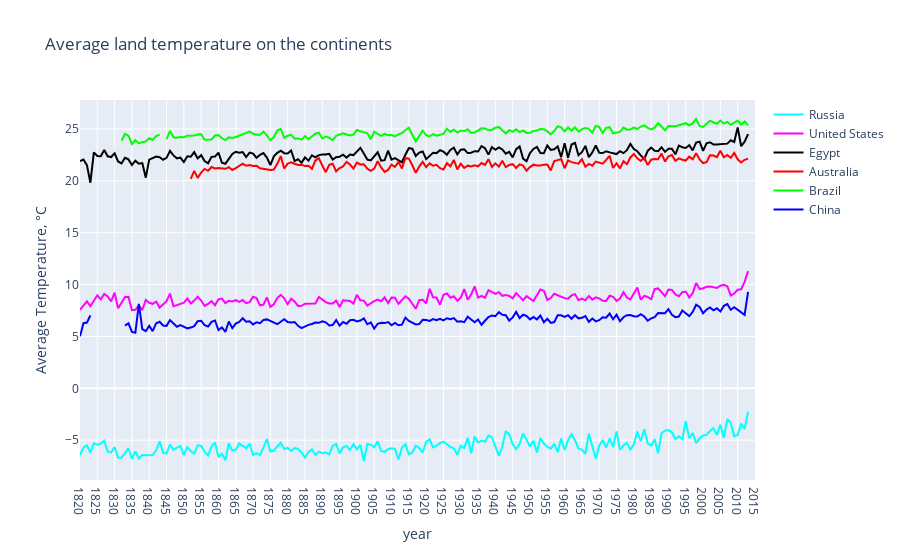

Source (notebook cell):
### Markdown cell above
### **Comparing a country from each continent**

### Code cell
continent = ['Russia', 'United States', 'Egypt','Australia', 'Brazil', 'China']
mean_temp_year_country = [ [0] * len(years[70:]) for i in range(len(continent))]
j = 0
for country in continent:
    all_temp_country = df_cntry_clear[df_cntry_clear['Country'] == country]
    i = 0
    for year in years[70:]:
        mean_temp_year_country[j][i] = all_temp_country[all_temp_country['dt'].apply(
                lambda x: x[:4]) == year]['AverageTemperature'].mean()
        i +=1
    j += 1

traces = []
colors = ['rgb(0, 255, 255)', 'rgb(255, 0, 255)', 'rgb(0, 0, 0)',
          'rgb(255, 0, 0)', 'rgb(0, 255, 0)', 'rgb(0, 0, 255)']
for i in range(len(continent)):
    traces.append(go.Scatter(
        x=years[70:],
        y=mean_temp_year_country[i],
        mode='lines',
        name=continent[i],
        line=dict(color=colors[i]),
    ))

layout = go.Layout(
    xaxis=dict(title='year'),
    yaxis=dict(title='Average Temperature, °C'),
    title='Average land temperature on the continents',)

fig = go.Figure(data=traces, layout=layout)
py.iplot(fig)

### Figure 1 — Plotly figure (JSON) as saved in the notebook; plotly's stock layout.template omitted (floating-point values rounded to 4 significant figures; data arrays with more than 128 entries replaced by an {"elided": "..."} marker saying what was removed)
{"data": [{"line": {"color": "rgb(0, 255, 255)"}, "mode": "lines", "name": "Russia", "type": "scatter", "x": {"elided": "196 str values"}, "y": {"elided": "196 float values"}}, {"line": {"color": "rgb(255, 0, 255)"}, "mode": "lines", "name": "United States", "type": "scatter", "x": {"elided": "196 str values"}, "y": {"elided": "196 float values"}}, {"line": {"color": "rgb(0, 0, 0)"}, "mode": "lines", "name": "Egypt", "type": "scatter", "x": {"elided": "196 str values"}, "y": {"elided": "196 float values"}}, {"line": {"color": "rgb(255, 0, 0)"}, "mode": "lines", "name": "Australia", "type": "scatter", "x": {"elided": "196 str values"}, "y": {"elided": "196 float values"}}, {"line": {"color": "rgb(0, 255, 0)"}, "mode": "lines", "name": "Brazil", "type": "scatter", "x": {"elided": "196 str values"}, "y": {"elided": "196 float values"}}, {"line": {"color": "rgb(0, 0, 255)"}, "mode": "lines", "name": "China", "type": "scatter", "x": {"elided": "196 str values"}, "y": {"elided": "196 float values"}}], "layout": {"title": {"text": "Average land temperature on the continents"}, "xaxis": {"title": {"text": "year"}}, "yaxis": {"title": {"text": "Average Temperature, °C"}}}}
